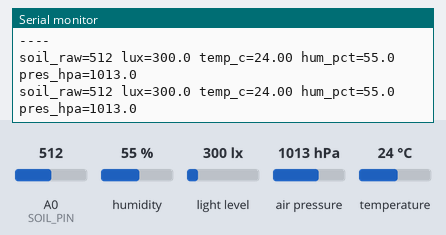
A sketch run on a simulated Arduino Uno, built with avr-gcc and run on an emulated ATmega328P. Parts: the last lines printed to the serial monitor. Inputs (shaded band) come from the test bench; at power-on: humidity 55 %, A0 (SOIL_PIN) = 512, light level 300 lx, air pressure 1013 hPa, temperature 24 °C.

Above: at 1.8 s.
1.9 s: humidity set to 22 %
At 2.8 s:
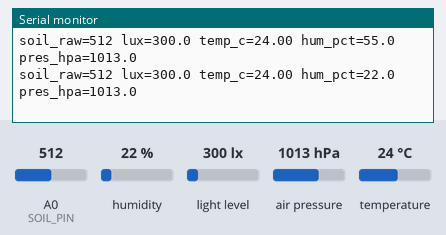
3.4 s: A0 (SOIL_PIN) set to 716
At 4.7 s:
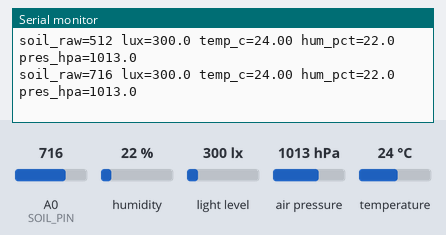
4.9 s: light level set to 40 lx
At 5.9 s:
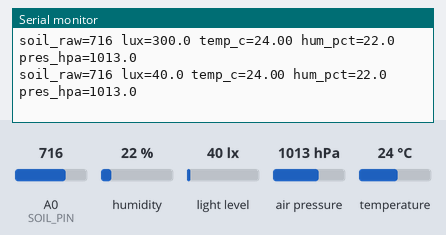
6.4 s: air pressure set to 952 hPa
At 7.7 s:
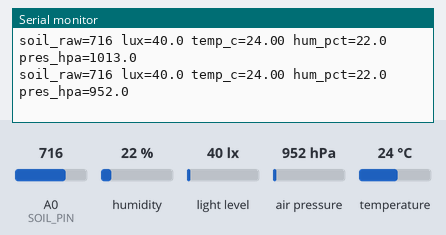
7.9 s: A0 (SOIL_PIN) set to 992
At 8.9 s:
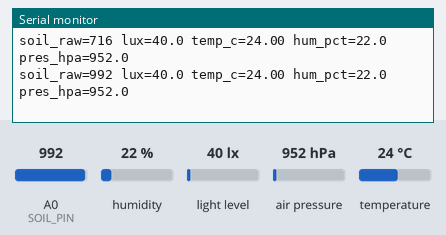
9.4 s: temperature set to 12 °C
At 10.9 s:
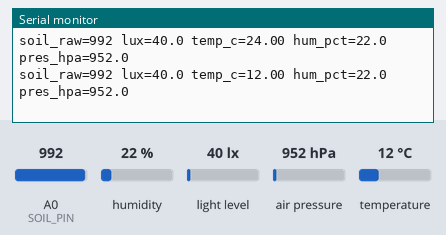
Timing chart, 0 to 11.9 s (numbered marks = the images above; inputs shaded):
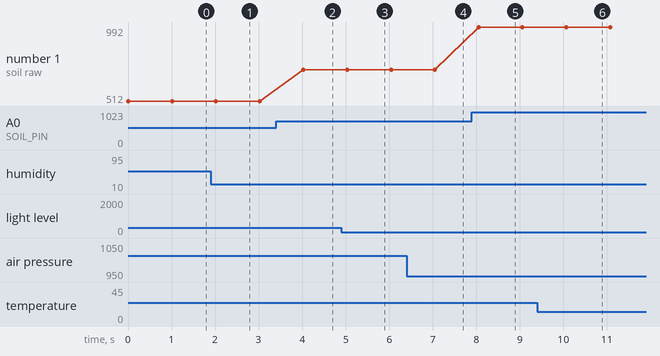

The sketch:

sketch_sensoresTierraVivaJson.ino
```cpp
#include <Wire.h>
#include <BH1750.h>
#include <Adafruit_Sensor.h>
#include <Adafruit_BME280.h>

#define BME_ADDR 0x76
const int SOIL_PIN = A0;

BH1750 lightMeter(0x23);
Adafruit_BME280 bme;

void setup() {
  Serial.begin(115200);
  while (!Serial) { ; }

  Serial.println("TierraViva - Sensor Test (BH1750 + BME280 + Soil A0)");

  Wire.begin();

  // BH1750
  if (lightMeter.begin(BH1750::CONTINUOUS_HIGH_RES_MODE)) {
    Serial.println("BH1750 OK");
  } else {
    Serial.println("BH1750 FAIL (check wiring/address)");
  }

  // BME280
  bool bme_ok = bme.begin(BME_ADDR);
  if (bme_ok) {
    Serial.println("BME280 OK");
  } else {
    Serial.println("BME280 FAIL (maybe BMP280 or wrong addr/wiring)");
  }

  Serial.println("----");
}

void loop() {
  // Soil
  int soil_raw = analogRead(SOIL_PIN);

  // Light
  float lux = lightMeter.readLightLevel();

  // BME values (only valid if sensor is BME and begin() worked)
  float temp = bme.readTemperature();        // °C
  float hum  = bme.readHumidity();           // %
  float pres = bme.readPressure() / 100.0F;  // hPa

  Serial.print("soil_raw=");
  Serial.print(soil_raw);

  Serial.print(" lux=");
  Serial.print(lux, 1);

  Serial.print(" temp_c=");
  Serial.print(temp, 2);

  Serial.print(" hum_pct=");
  Serial.print(hum, 1);

  Serial.print(" pres_hpa=");
  Serial.print(pres, 1);

  Serial.println();

  delay(1000);
}
```

Measured:
- after the input at 1.9 s, the serial monitor: prints a new line after 0.12 s (image 1)
- after the input at 3.4 s, the serial monitor: prints a new line after 0.63 s (image 2)
- after the input at 4.9 s, the serial monitor: prints a new line after 0.14 s (image 3)
- after the input at 6.4 s, the serial monitor: prints a new line after 0.65 s (image 4)
- after the input at 7.9 s, the serial monitor: prints a new line after 0.16 s (image 5)
- after the input at 9.4 s, the serial monitor: prints a new line after 0.67 s (image 6)
- plotted number 1: 512 → 716 after the input at 3.4 s, 716 → 992 after the input at 7.9 s
